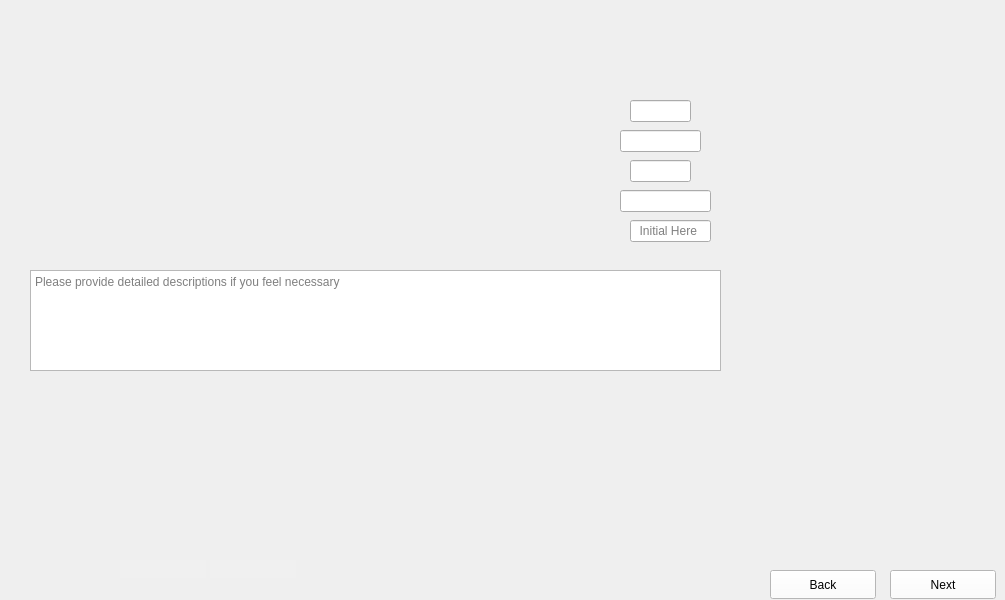
      <widget class="QWidget" name="Fill_Second_Pillars_and_Frame_3">
       <property name="maximumSize">
        <size>
         <width>1024</width>
         <height>600</height>
        </size>
       </property>
       <property name="styleSheet">
        <string notr="true">border-image: url(:/images/images/Fill_Second_Pillars_and_Frame_3.png);</string>
       </property>
       <widget class="QLineEdit" name="Fill_Second_Pillars_and_Frame_3_Data1">
        <property name="geometry">
         <rect>
          <x>630</x>
          <y>100</y>
          <width>61</width>
          <height>22</height>
         </rect>
        </property>
        <property name="styleSheet">
         <string notr="true">border-image:None;</string>
        </property>
       </widget>
       <widget class="QLineEdit" name="Fill_Second_Pillars_and_Frame_3_Data2">
        <property name="geometry">
         <rect>
          <x>620</x>
          <y>130</y>
          <width>81</width>
          <height>22</height>
         </rect>
        </property>
        <property name="styleSheet">
         <string notr="true">border-image:None;</string>
        </property>
       </widget>
       <widget class="QLineEdit" name="Fill_Second_Pillars_and_Frame_3_Data3">
        <property name="geometry">
         <rect>
          <x>630</x>
          <y>160</y>
          <width>61</width>
          <height>22</height>
         </rect>
        </property>
        <property name="styleSheet">
         <string notr="true">border-image:None;</string>
        </property>
       </widget>
       <widget class="QLineEdit" name="Fill_Second_Pillars_and_Frame_3_Data4">
        <property name="geometry">
         <rect>
          <x>620</x>
          <y>190</y>
          <width>91</width>
          <height>22</height>
         </rect>
        </property>
        <property name="styleSheet">
         <string notr="true">border-image:None;</string>
        </property>
       </widget>
       <widget class="QLineEdit" name="Fill_Second_Pillars_and_Frame_3_Data0">
        <property name="geometry">
         <rect>
          <x>630</x>
          <y>220</y>
          <width>81</width>
          <height>22</height>
         </rect>
        </property>
        <property name="styleSheet">
         <string notr="true">border-image:None;</string>
        </property>
        <property name="placeholderText">
         <string>  Initial Here</string>
        </property>
       </widget>
       <widget class="QTextEdit" name="Fill_Second_Pillars_and_Frame_3_Comments">
        <property name="geometry">
         <rect>
          <x>30</x>
          <y>270</y>
          <width>691</width>
          <height>101</height>
         </rect>
        </property>
        <property name="styleSheet">
         <string notr="true">border-image:None;</string>
        </property>
        <property name="placeholderText">
         <string>Please provide detailed descriptions if you feel necessary </string>
        </property>
       </widget>
       <widget class="QLineEdit" name="Fill_Second_Pillars_and_Frame_3_Initials">
        <property name="geometry">
         <rect>
          <x>210</x>
          <y>560</y>
          <width>86</width>
          <height>18</height>
         </rect>
        </property>
        <property name="styleSheet">
         <string notr="true">QLineEdit{
background-color: rgb(240, 240, 240);
border: none;
border-image:None;
}</string>
        </property>
       </widget>
       <widget class="QLineEdit" name="Fill_Second_Pillars_and_Frame_3_Dates">
        <property name="geometry">
         <rect>
          <x>120</x>
          <y>560</y>
          <width>86</width>
          <height>18</height>
         </rect>
        </property>
        <property name="styleSheet">
         <string notr="true">QLineEdit{
background-color: rgb(240, 240, 240);
border: none;
border-image:None;
}</string>
        </property>
       </widget>
       <widget class="QPushButton" name="Fill_Second_Pillars_and_Frame_3_Next">
        <property name="geometry">
         <rect>
          <x>890</x>
          <y>570</y>
          <width>106</width>
          <height>29</height>
         </rect>
        </property>
        <property name="styleSheet">
         <string notr="true">QPushButton{
background-color: rgb(255, 255, 255);
height: 35px;
border-image:None;
}
QPushButton::hover{
background-color: rgb(0, 0, 255);
}
QPushButton:pressed{
padding-top:7px;
padding-top:7px;
}</string>
        </property>
        <property name="text">
         <string>Next</string>
        </property>
       </widget>
       <widget class="QPushButton" name="Fill_Second_Pillars_and_Frame_3_Back">
        <property name="geometry">
         <rect>
          <x>770</x>
          <y>570</y>
          <width>106</width>
          <height>29</height>
         </rect>
        </property>
        <property name="styleSheet">
         <string notr="true">QPushButton{
background-color: rgb(255, 255, 255);
height: 35px;
border-image:None;
}
QPushButton::hover{
background-color: rgb(0, 0, 255);
}
QPushButton:pressed{
padding-top:7px;
padding-top:7px;
}</string>
        </property>
        <property name="text">
         <string>Back</string>
        </property>
       </widget>
      </widget>
